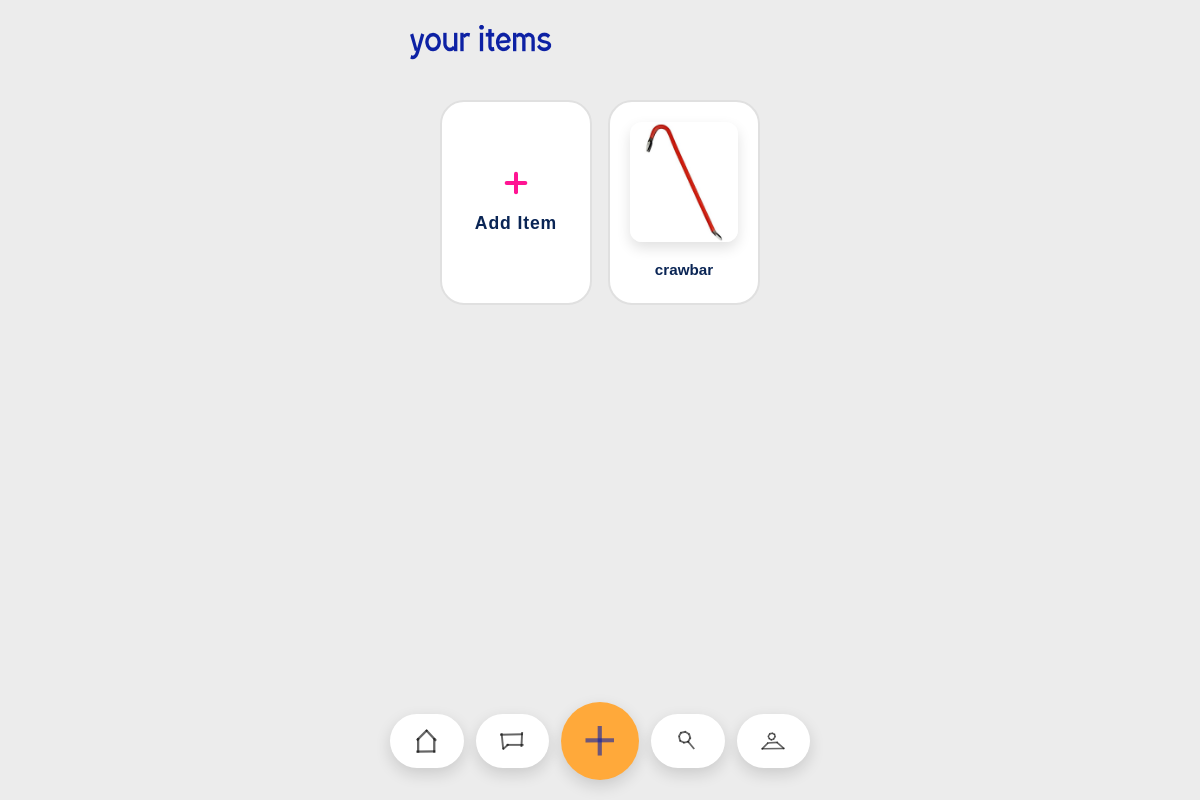
/add-item (signed in), run on an earlier commit of the app's database.
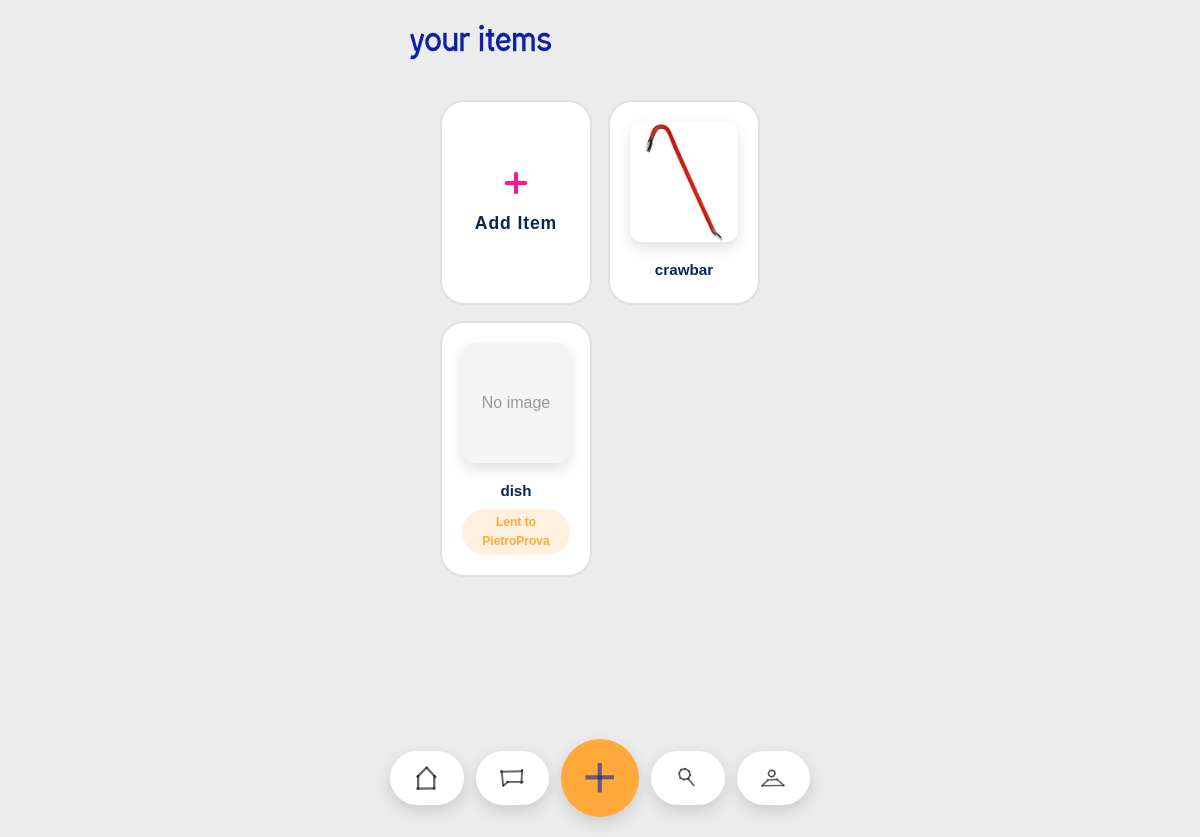
And on a later commit of the database.
### tables this page shows
CREATE TABLE items (
            id INTEGER PRIMARY KEY AUTOINCREMENT,
            name TEXT NOT NULL,
            description TEXT,
            owner_id INTEGER NOT NULL,
            status TEXT DEFAULT 'available',
            keywords TEXT, category TEXT, photo TEXT,
            FOREIGN KEY (owner_id) REFERENCES "users_old" (id)
        );

### app.py (the view, shortened to what this page needs)
@app.route('/add-item', methods=['GET', 'POST'])
def add_item():
    if 'user_id' not in session:
        return redirect(url_for('login'))
    categories_list = [
        'Tools', 'Kitchen', 'Electronics', 'Study & Office', 'Sports & Outdoor',
        'Events & Parties', 'Creative & Hobby', 'Gaming', 'Home & Living',
        'Mobility', 'Baby & Child', 'Pets'
    ]
    suggested_category = None
    conn = get_db_connection()
    cursor = conn.cursor()
    cursor.execute('''
        SELECT i.id, i.name, i.photo, i.category, i.status,
               (SELECT u.username FROM requests r
                JOIN users u ON r.borrower_id = u.id
                WHERE r.item_id = i.id AND r.status = 'accepted' AND r.return_status != 'returned'
                ORDER BY r.created_at DESC LIMIT 1) as borrower_name
        FROM items i
        WHERE i.owner_id = ? AND i.status NOT IN ('requested', 'fulfilled')
    ''', (session['user_id'],))
    user_items = cursor.fetchall()
    conn.close()
    return render_template('add_item.html', categories=categories_list, user_items=user_items)

### app.py (called while the page is built)
@app.url_defaults
def add_static_file_version(endpoint, values):
    if endpoint != 'static' or 'filename' not in values:
        return
    filepath = os.path.join(app.static_folder, values['filename'])
    if os.path.exists(filepath):
        values['v'] = int(os.path.getmtime(filepath))

def get_db_connection():
    conn = sqlite3.connect(DATABASE)
    conn.row_factory = sqlite3.Row
    conn.create_function('distance_km', 4, haversine_km)
    return conn

@app.context_processor
def inject_current_user_photo():
    if 'user_id' not in session:
        return {'current_user_photo': None}
    conn = get_db_connection()
    cursor = conn.cursor()
    cursor.execute('SELECT photo FROM users WHERE id = ?', (session['user_id'],))
    row = cursor.fetchone()
    conn.close()
    return {'current_user_photo': row['photo'] if row else None}

### templates/add_item.html (shortened to what this page needs)
<!DOCTYPE html>
<html lang="en">
<head>
    <link rel="stylesheet" href="{{ url_for('static', filename='style.css') }}">
</head>
<body>
    <div class="container dashboard-mobile">
        <header class="dashboard-header">
            <h1 class="welcome">YOUR ITEMS</h1>
        </header>
        <main>
            <section class="your-items-section">
                <div class="item-grid-card" onclick="openAddItemModal()">
                    <div class="add-item-button">
                        <svg viewBox="0 0 24 24" aria-hidden="true">
                            <line x1="12" y1="5" x2="12" y2="19" />
                            <line x1="5" y1="12" x2="19" y2="12" />
                        </svg>
                        <span>Add Item</span>
                    </div>
                </div>
                {% for item in user_items %}
                <a href="{{ url_for('item_detail', item_id=item.id) }}" class="item-grid-card">
                    {% if item.photo %}
                    <img src="{{ url_for('static', filename='uploads/' + item.photo) }}" alt="{{ item.name }}" class="item-image">
                    {% else %}
                    <div class="item-image" style="background: #f5f5f5; display: flex; align-items: center; justify-content: center; color: #999;">No image</div>
                    {% endif %}
                    <div class="item-name">{{ item.name }}</div>
                    {% if item.borrower_name %}
                    <div class="item-lent-status">Lent to {{ item.borrower_name }}</div>
                    {% endif %}
                </a>
                {% endfor %}
            </section>
        </main>
        {% include 'footer_nav.html' %}
    </div>
</body>
</html>

What changed in the data, as far as the page shows it:
added items: shows "No image", name "dish", borrower_name "PietroProva"
